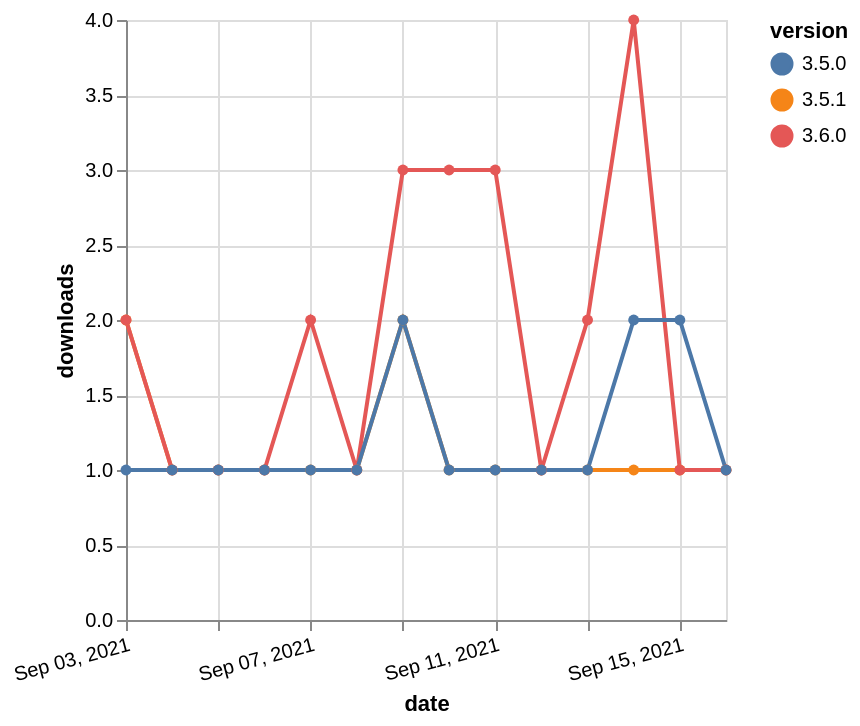

Specify this chart in Vega-Lite:
### Vega-Lite specification from a JSON file in a GitHub repository (floating-point values rounded to 4 significant figures)
{"$schema": "https://vega.github.io/schema/vega-lite/v5.json", "description": "A simple bar chart with embedded data.", "data": {"values": [{"date": "2021-09-03", "total": 116, "delta": 2, "version": "3.5.1"}, {"date": "2021-09-04", "total": 117, "delta": 1, "version": "3.5.1"}, {"date": "2021-09-05", "total": 118, "delta": 1, "version": "3.5.1"}, {"date": "2021-09-06", "total": 119, "delta": 1, "version": "3.5.1"}, {"date": "2021-09-07", "total": 120, "delta": 1, "version": "3.5.1"}, {"date": "2021-09-08", "total": 121, "delta": 1, "version": "3.5.1"}, {"date": "2021-09-09", "total": 123, "delta": 2, "version": "3.5.1"}, {"date": "2021-09-10", "total": 124, "delta": 1, "version": "3.5.1"}, {"date": "2021-09-11", "total": 125, "delta": 1, "version": "3.5.1"}, {"date": "2021-09-12", "total": 126, "delta": 1, "version": "3.5.1"}, {"date": "2021-09-13", "total": 127, "delta": 1, "version": "3.5.1"}, {"date": "2021-09-14", "total": 128, "delta": 1, "version": "3.5.1"}, {"date": "2021-09-15", "total": 129, "delta": 1, "version": "3.5.1"}, {"date": "2021-09-16", "total": 130, "delta": 1, "version": "3.5.1"}, {"date": "2021-09-03", "total": 95, "delta": 2, "version": "3.6.0"}, {"date": "2021-09-04", "total": 96, "delta": 1, "version": "3.6.0"}, {"date": "2021-09-05", "total": 97, "delta": 1, "version": "3.6.0"}, {"date": "2021-09-06", "total": 98, "delta": 1, "version": "3.6.0"}, {"date": "2021-09-07", "total": 100, "delta": 2, "version": "3.6.0"}, {"date": "2021-09-08", "total": 101, "delta": 1, "version": "3.6.0"}, {"date": "2021-09-09", "total": 104, "delta": 3, "version": "3.6.0"}, {"date": "2021-09-10", "total": 107, "delta": 3, "version": "3.6.0"}, {"date": "2021-09-11", "total": 110, "delta": 3, "version": "3.6.0"}, {"date": "2021-09-12", "total": 111, "delta": 1, "version": "3.6.0"}, {"date": "2021-09-13", "total": 113, "delta": 2, "version": "3.6.0"}, {"date": "2021-09-14", "total": 117, "delta": 4, "version": "3.6.0"}, {"date": "2021-09-15", "total": 118, "delta": 1, "version": "3.6.0"}, {"date": "2021-09-16", "total": 119, "delta": 1, "version": "3.6.0"}, {"date": "2021-09-03", "total": 146, "delta": 1, "version": "3.5.0"}, {"date": "2021-09-04", "total": 147, "delta": 1, "version": "3.5.0"}, {"date": "2021-09-05", "total": 148, "delta": 1, "version": "3.5.0"}, {"date": "2021-09-06", "total": 149, "delta": 1, "version": "3.5.0"}, {"date": "2021-09-07", "total": 150, "delta": 1, "version": "3.5.0"}, {"date": "2021-09-08", "total": 151, "delta": 1, "version": "3.5.0"}, {"date": "2021-09-09", "total": 153, "delta": 2, "version": "3.5.0"}, {"date": "2021-09-10", "total": 154, "delta": 1, "version": "3.5.0"}, {"date": "2021-09-11", "total": 155, "delta": 1, "version": "3.5.0"}, {"date": "2021-09-12", "total": 156, "delta": 1, "version": "3.5.0"}, {"date": "2021-09-13", "total": 157, "delta": 1, "version": "3.5.0"}, {"date": "2021-09-14", "total": 159, "delta": 2, "version": "3.5.0"}, {"date": "2021-09-15", "total": 161, "delta": 2, "version": "3.5.0"}, {"date": "2021-09-16", "total": 162, "delta": 1, "version": "3.5.0"}]}, "width": "container", "mark": {"type": "line", "point": {"filled": true}}, "encoding": {"x": {"field": "date", "type": "temporal", "timeUnit": "yearmonthdate", "title": "date", "axis": {"labelAngle": -15}}, "y": {"field": "delta", "type": "quantitative", "title": "downloads"}, "color": {"field": "version", "type": "nominal"}, "tooltip": {"field": "delta"}}}
